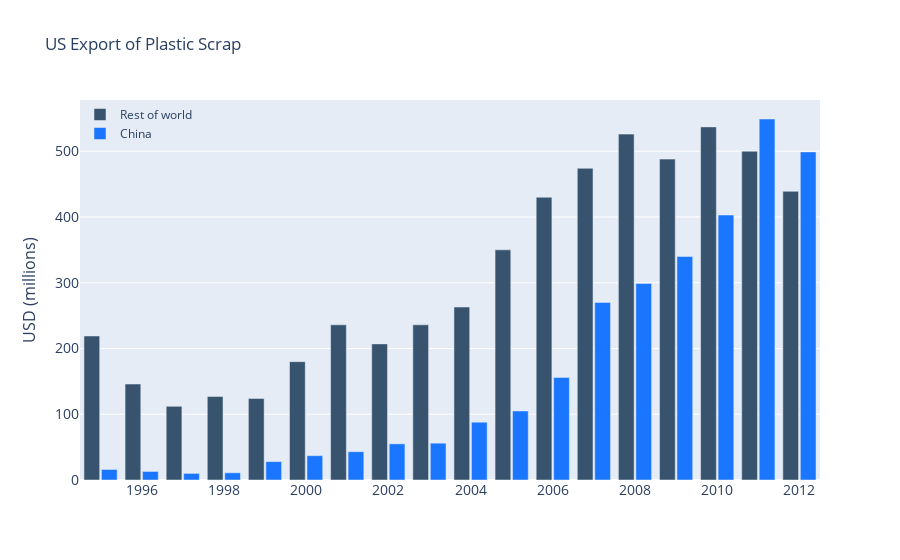

Notebook source saved alongside this figure:
### Markdown cell above
## Colored and Styled Bar Chart

https://plotly.com/python/bar-charts/

### Code cell
years = [1995, 1996, 1997, 1998, 1999, 2000, 2001, 2002, 2003,
         2004, 2005, 2006, 2007, 2008, 2009, 2010, 2011, 2012]

fig = go.Figure()
fig.add_trace(go.Bar(x=years,
                y=[219, 146, 112, 127, 124, 180, 236, 207, 236, 263,
                   350, 430, 474, 526, 488, 537, 500, 439],
                name='Rest of world',
                marker_color='rgb(55, 83, 109)'
                ))
fig.add_trace(go.Bar(x=years,
                y=[16, 13, 10, 11, 28, 37, 43, 55, 56, 88, 105, 156, 270,
                   299, 340, 403, 549, 499],
                name='China',
                marker_color='rgb(26, 118, 255)'
                ))

fig.update_layout(
    title='US Export of Plastic Scrap',
    xaxis_tickfont_size=14,
    yaxis=dict(
        title='USD (millions)',
        titlefont_size=16,
        tickfont_size=14,
    ),
    legend=dict(
        x=0,
        y=1.0,
        bgcolor='rgba(255, 255, 255, 0)',
        bordercolor='rgba(255, 255, 255, 0)'
    ),
    barmode='group',
    bargap=0.15, # gap between bars of adjacent location coordinates.
    bargroupgap=0.1 # gap between bars of the same location coordinate.
)
fig.show()

### Figure 1 — Plotly figure (JSON) as saved in the notebook; plotly's stock layout.template omitted (floating-point values rounded to 4 significant figures)
{"data": [{"marker": {"color": "rgb(55, 83, 109)"}, "name": "Rest of world", "type": "bar", "x": [1995, 1996, 1997, 1998, 1999, 2000, 2001, 2002, 2003, 2004, 2005, 2006, 2007, 2008, 2009, 2010, 2011, 2012], "y": [219, 146, 112, 127, 124, 180, 236, 207, 236, 263, 350, 430, 474, 526, 488, 537, 500, 439]}, {"marker": {"color": "rgb(26, 118, 255)"}, "name": "China", "type": "bar", "x": [1995, 1996, 1997, 1998, 1999, 2000, 2001, 2002, 2003, 2004, 2005, 2006, 2007, 2008, 2009, 2010, 2011, 2012], "y": [16, 13, 10, 11, 28, 37, 43, 55, 56, 88, 105, 156, 270, 299, 340, 403, 549, 499]}], "layout": {"bargap": 0.15, "bargroupgap": 0.1, "barmode": "group", "legend": {"bgcolor": "rgba(255, 255, 255, 0)", "bordercolor": "rgba(255, 255, 255, 0)", "x": 0, "y": 1}, "title": {"text": "US Export of Plastic Scrap"}, "xaxis": {"tickfont": {"size": 14}}, "yaxis": {"tickfont": {"size": 14}, "title": {"font": {"size": 16}, "text": "USD (millions)"}}}}
